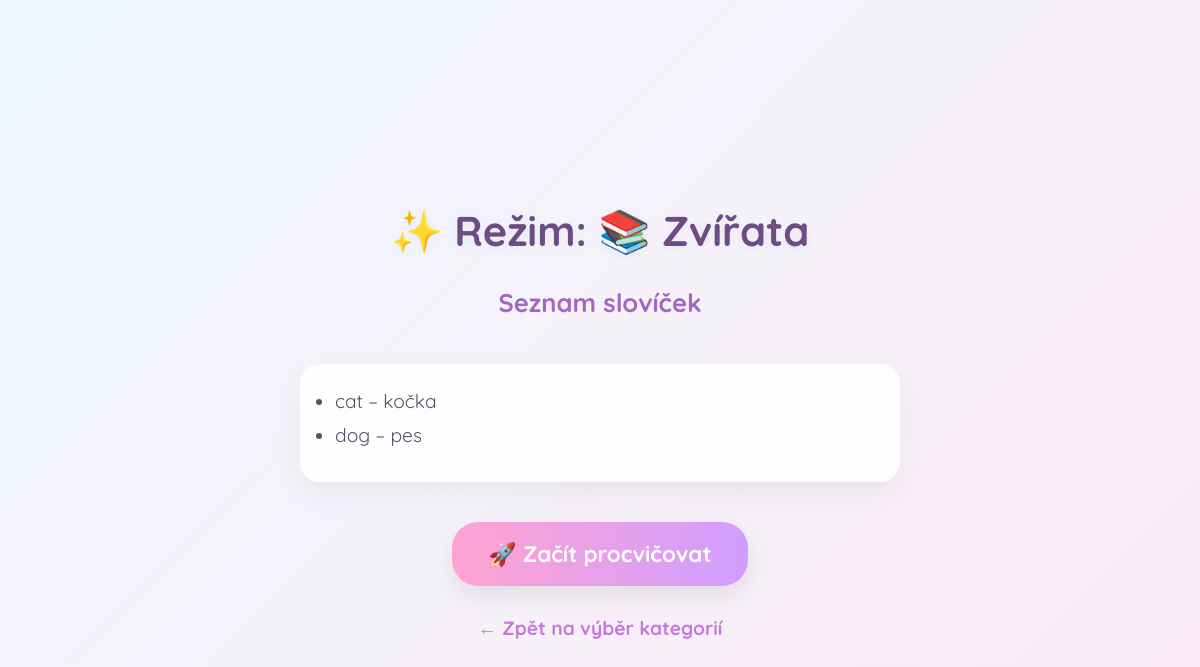
Page /practice/start/category/1/ on the earlier database version.
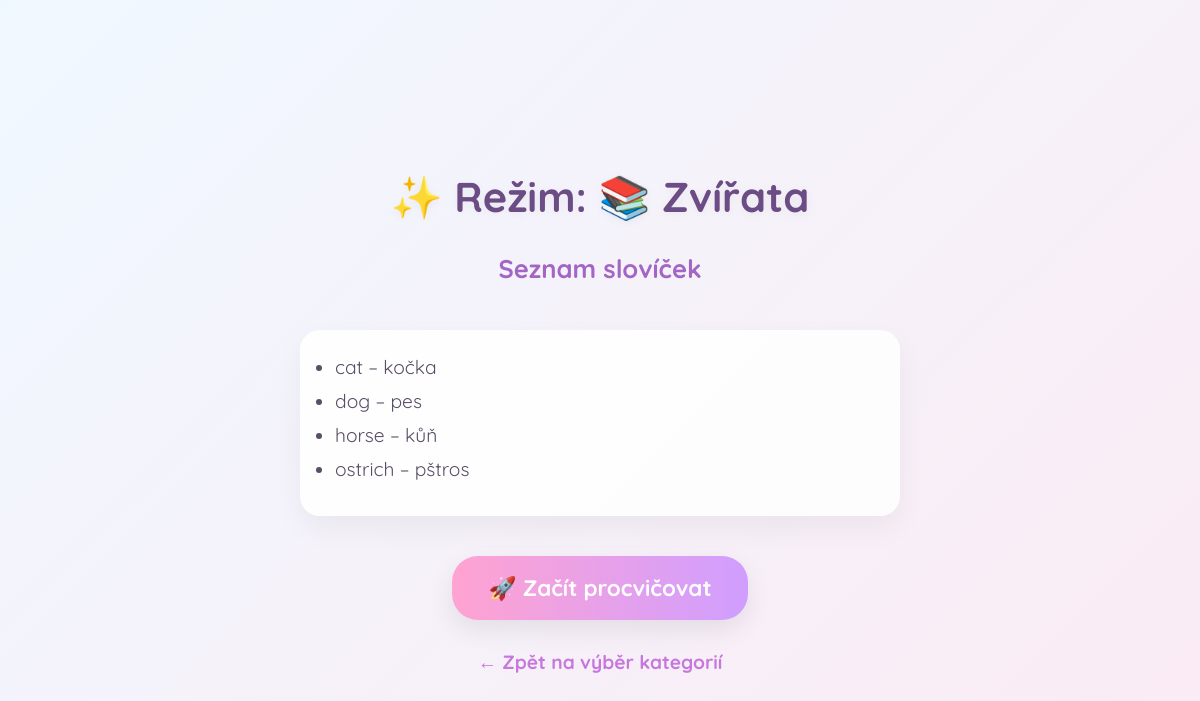
Same page on the later database version.
### core/models.py (models this page shows, shortened)
class Word(models.Model):
    english = models.CharField(
        max_length=100,
        verbose_name="Anglické slovo",
        help_text="Zadej slovo v angličtině (bez speciálních znaků)",
        validators=[RegexValidator(r'^[a-zA-Z\s\-\(\)]+$', 'Pouze písmena, mezery, pomlčky a závorky')]
    )
    czech = models.CharField(
        max_length=100,
        verbose_name="Český překlad",
        help_text="Zadej český překlad"
    )
    difficulty = models.CharField(
        max_length=10,
        choices=[
            ('easy', 'Easy'),
            ('medium', 'Medium'),
            ('hard', 'Hard')
        ],
        verbose_name="Obtížnost",
        help_text="Vyber obtížnost slova"
    )
    category = models.ForeignKey(
        'Category',
        on_delete=models.CASCADE,
        null=True,
        blank=True,
        verbose_name="Kategorie",
        help_text="Vyber kategorii (nepovinné)"
    )
    example_sentence = models.TextField(
        blank=True,
        null=True,
        verbose_name="Příklad věty",
        help_text="Věta, kde se používá anglické slovo"
    )
    class Meta:
        verbose_name = "Slovo"
        verbose_name_plural = "Slova"
        ordering = ['difficulty']
    @classmethod
    def ordered_by_difficulty(cls) -> QuerySet:
        return cls.objects.annotate(
            difficulty_order=Case(
                When(difficulty='easy', then=Value(1)),
                When(difficulty='medium', then=Value(2)),
                When(difficulty='hard', then=Value(3)),
                output_field=IntegerField()
            )
        ).order_by('difficulty_order', 'english')

### core/views.py (the view)
# urls.py: path('practice/start/<str:mode>/<str:value>/', views.unified_practice_start, name='unified_practice_start'),
def unified_practice_start(request, mode, value=None):
    progress_key = ''
    words = []
    context = {}
    if mode == 'difficulty':
        progress_key = f'practice_progress_{value}'
        request.session[progress_key] = []
        words = Word.objects.filter(difficulty=value)
        context['level'] = value
    elif mode == 'category':
        category = get_object_or_404(Category, pk=value)
        progress_key = f'practice_category_progress_{value}'
        request.session[progress_key] = []
        words = Word.ordered_by_difficulty().filter(category=category)
        context['category'] = category
    elif mode == 'remix':
        progress_key = 'practice_remix_progress'
        request.session[progress_key] = []
        words = Word.ordered_by_difficulty()
        context['remix'] = True
    else:
        return render(request, 'core/practice.html', {'error': 'Neplatný režim!'})
    context['words'] = words
    context['mode'] = mode
    context['value'] = value
    context['mode_label'] = get_mode_label(mode, value)
    return render(request, 'core/practice_start.html', context)

### core/views.py (called while the page is built)
def get_mode_label(mode, value):
    if mode == 'difficulty':
        labels = {
            'easy': '🟢 Začátečník',
            'medium': '🟡 Pokročilý',
            'hard': '🔴 Expert',
        }
        return labels.get(value, 'Neznámá obtížnost')
    elif mode == 'category':
        category = Category.objects.filter(pk=value).first()
        return f'📚 {category.name}' if category else 'Neznámá kategorie'
    elif mode == 'remix':
        return '🎧 reMIX'
    else:
        return 'Neznámý režim'

### core/templates/core/practice_start.html (shortened to what this page needs)
<!DOCTYPE html>
<html lang="cs">
<head>
</head>
<body>
  <h1>✨ Režim: {{ mode_label }}</h1>
  <h2>Seznam slovíček</h2>
  <ul class="word-list">
    {% for word in words %}
      <li>{{ word.english }} – {{ word.czech }}</li>
    {% endfor %}
  </ul>
  <a href="{% url 'practice_game' mode value %}" class="btn">🚀 Začít procvičovat</a>
  {% if mode == 'difficulty' %}
    <a href="{% url 'practice_difficulty' %}" class="back-link">← Zpět na výběr obtížnosti</a>
  {% elif mode == 'category' %}
    <a href="{% url 'practice_category' %}" class="back-link">← Zpět na výběr kategorií</a>
  {% elif mode == 'remix' %}
    <a href="{% url 'practice' %}" class="back-link">← Zpět na výběr režimu</a>
  {% endif %}
</body>
</html>

Differences in the rows shown:
added Word: english "horse", czech "kůň"
added Word: english "ostrich", czech "pštros"
